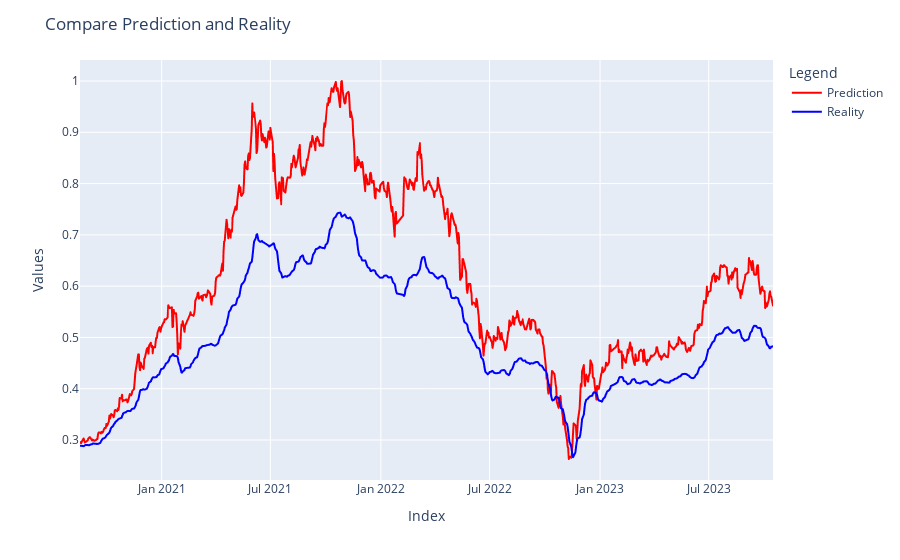

Write notebook code for a chart like this one.
### Code cell
plot_regression_results_plotly(y_test, y_predict_by_GRU, index_test)

### Figure 1 — Plotly figure (JSON) as saved in the notebook; plotly's stock layout.template omitted (floating-point values rounded to 4 significant figures; data arrays with more than 128 entries replaced by an {"elided": "..."} marker saying what was removed)
{"data": [{"hovertemplate": "Type=Prediction<br>Date=%{x}<br>Values=%{y}<extra></extra>", "legendgroup": "Prediction", "line": {"color": "red", "dash": "solid"}, "marker": {"symbol": "circle"}, "mode": "lines", "name": "Prediction", "showlegend": true, "type": "scattergl", "x": {"elided": "791 str values"}, "xaxis": "x", "y": {"elided": "791 float values"}, "yaxis": "y"}, {"hovertemplate": "Type=Reality<br>Date=%{x}<br>Values=%{y}<extra></extra>", "legendgroup": "Reality", "line": {"color": "blue", "dash": "solid"}, "marker": {"symbol": "circle"}, "mode": "lines", "name": "Reality", "showlegend": true, "type": "scattergl", "x": {"elided": "791 str values"}, "xaxis": "x", "y": {"elided": "791 float values"}, "yaxis": "y"}], "layout": {"legend": {"title": {"text": "Legend"}, "tracegroupgap": 0}, "margin": {"t": 60}, "title": {"text": "Compare Prediction and Reality"}, "xaxis": {"anchor": "y", "domain": [0, 1], "title": {"text": "Index"}}, "yaxis": {"anchor": "x", "domain": [0, 1], "title": {"text": "Values"}}}}
